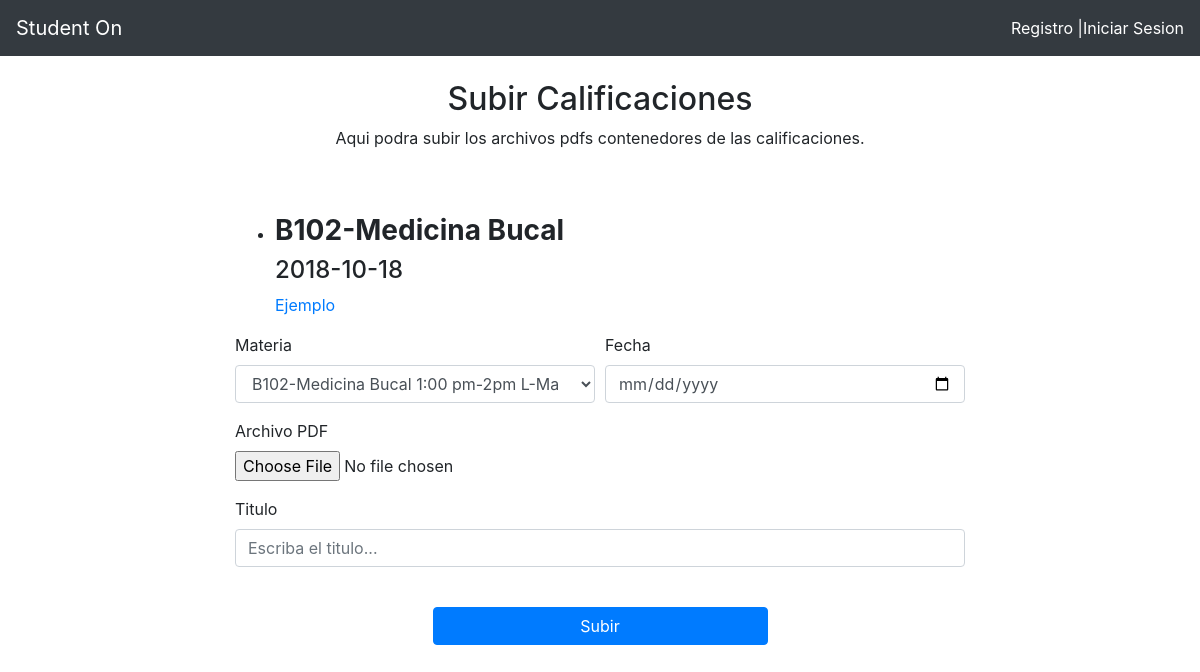
The app's page /admin/subirCal.php with its own data.
### tables this page shows
CREATE TABLE `calificaciones` (
  `claveM` varchar(30) NOT NULL,
  `titulo` text NOT NULL,
  `ubicacion` text NOT NULL,
  `fecha` date NOT NULL
);

CREATE TABLE `cursos` (
  `clave` varchar(20) NOT NULL,
  `horario` text NOT NULL,
  `nombre` text NOT NULL
);

### admin/subirCal.php (the view, shortened to what this page needs)
<?php
	include('../php/conexion.php');
?>
<!DOCTYPE html>
<html>
<head>
	<link rel="stylesheet" href="../main.css">
	<link rel="stylesheet" href="https://stackpath.bootstrapcdn.com/bootstrap/4.1.3/css/bootstrap.min.css">
</head>
<body>
<?php
	if(!isset($_SESSION["LOGIN"])){
	include '../navbar.php';
	}
 ?>
	<div class="container-fluid">
		<div class="container">
			<center>
			<br>
			<h2>Subir Calificaciones</h2>
			<p>Aqui podra subir los archivos pdfs contenedores de las calificaciones.</p>
			<br>
			</center>
		<br>
		<div class="row">
			<div class="offset-md-2 col-md-8 col-sm-12">
				<ul>
				<?php
					$result = mysqli_query($conexion,"SELECT * from calificaciones");
					while($fila=mysqli_fetch_array($result)){
						$clave=$fila['claveM'];
						$ubicacion=$fila['ubicacion'];
						$titulo=$fila['titulo'];
						$fecha=$fila['fecha'];
						$result2 = mysqli_query($conexion,"SELECT * from cursos WHERE clave='$clave'");
						$fila2 =mysqli_fetch_array($result2);
						$nombre=$fila2['nombre'];
						echo '<li><h3><b>'.$clave.'-'.$nombre.'</b></h3><h4>'.$fecha.'</h4><a href="../pdf/'.$ubicacion.'" download>'.$titulo.'</a></li>';
					}
				?>
				</ul>
			</div>
		</div>
		<div class="row">
			<div class="offset-md-2 col-md-8 col-sm-12">
				<form action="../php/cal.php" method="post" accept-charset="utf-8" ENCTYPE="multipart/form-data">
				  <div class="form-row">
				    <div class="form-group col-md-6">
				      <label for="nombre">Materia</label>
 						<select class="form-control" name="curso" id="curso">
 				<?php
				  $result = mysqli_query($conexion,"SELECT * from cursos");
				  while($fila=mysqli_fetch_array($result)){
				  	echo '<option value="'.$fila['clave'].'">'.$fila['clave'].'-'.$fila['nombre'].' '.$fila['horario'].'</option>';
				  }
				  ?>
						 </select>
				    </div>
				    <div class="form-group col-md-6">
				      <label for="fecha">Fecha</label>
				      <input class="form-control" type="date" id="fecha" name="" value="" placeholder="">
				    </div>
				  </div>
				  <div class="form-group">
				    <label for="archivo">Archivo PDF</label>
				    <input type="file" class="form-control-file" id="archivo" name="archivo">
				  </div>
				  <div class="form-row">
				    <div class="form-group col-md-12">
				      <label for="titulo">Titulo</label>
				      <input class="form-control" type="text" name="titulo" placeholder="Escriba el titulo...">
				    </div>
				  </div>
				  <br>
				  <center>
				  	<div class="col-md-6 col-sm-12">
				  <button class="btn btn-primary btn-block" type="submit">Subir</button>
				</div>
				</center>
				  <br>
				</form>
			</div>
		</div>
		</div>
	</div>
</body>
</html>

### records on screen
calificaciones: claveM "B102", cursos.nombre "Medicina Bucal", fecha "2018-10-18", titulo "Ejemplo"

### other values on screen
form field curso "B102-Medicina Bucal 1:00 pm-2pm L-Ma"
